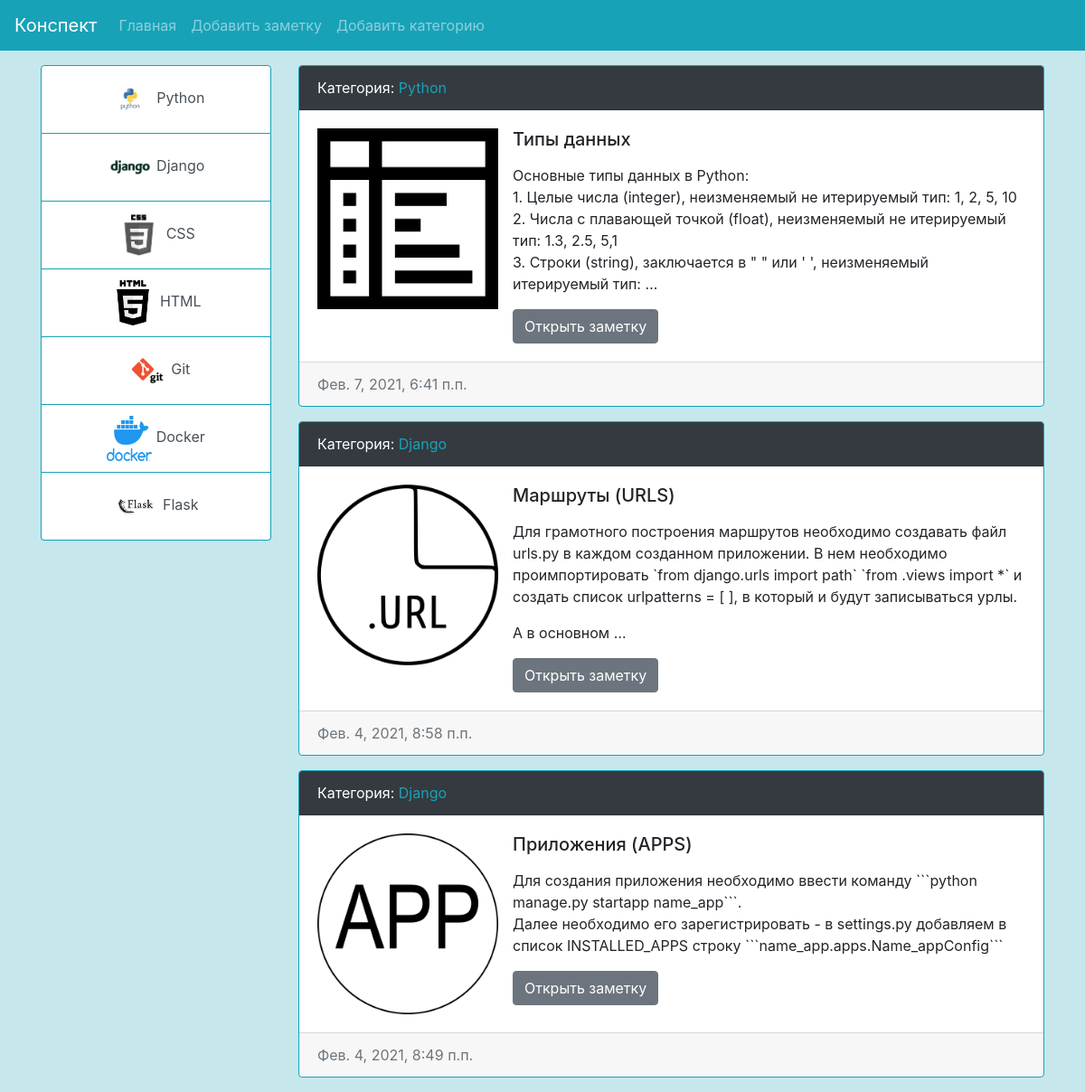
The page / on the database its author committed.
### notes/models.py (models this page shows, shortened)
class CategoryModel(models.Model):
    title = models.CharField(max_length=150,
                             verbose_name='Категория',
                             db_index=True)
    photo = models.ImageField(upload_to='category_photos/%Y/%m/%d/',
                              verbose_name='Фото_категории',
                              blank=True)
    def get_absolute_url(self):
        return reverse('view_category', kwargs={'category_id': self.pk})
    def __str__(self):
        return self.title
    class Meta:
        verbose_name = 'Категория'
        verbose_name_plural = 'Категории'

class NoteModel(models.Model):
    note_title = models.CharField(max_length=150,
                                  db_index=True,
                                  verbose_name='Заголовок')
    note_content = models.TextField(blank=True,
                                    verbose_name='Контент')
    created_at = models.DateTimeField(auto_now_add=True,
                                      verbose_name='Дата создания')
    updated_at = models.DateTimeField(auto_now=True,
                                      verbose_name="Обновлено")
    note_photo = models.ImageField(upload_to='note_photos/%Y/%m/%d/',
                                   verbose_name="Фото_заметки",
                                   blank=True)
    is_published = models.BooleanField(default=True,
                                       verbose_name="Опубликовано")
    category = models.ForeignKey("CategoryModel",
                                 on_delete=models.PROTECT,
                                 verbose_name='Категория')
    def get_absolute_url(self):
        return reverse('view_note', kwargs={'note_id': self.pk})
    class Meta:
        verbose_name = 'Заметка'
        verbose_name_plural = 'Заметки'
        ordering = ['-created_at', 'note_title']

### notes/views.py (the view)
# urls.py: path('', index, name='home'),
def index(request):
    notes = NoteModel.objects.all()
    context = {'notes': notes,
               'title': 'Конспект',
               }
    return render(request, "notes/index.html", context)

### notes/templatetags/notes_tags.py (called while the page is built)
@register.inclusion_tag('notes/list_categories.html')
def show_categories():
    categories = CategoryModel.objects.all()
    return {'categories': categories}

### notes/templates/notes/index.html (shortened to what this page needs)
{% extends 'base.html' %}
{% block sidebar %}
            {% include 'include_templates/_sidebar.html' %}
{% endblock %}
{% block content %}
            {% for item in notes %}
                <div class="card mb-3 card border-info">
                    <div class="card-header text-white bg-dark">
                        Категория: <a href="{{ item.category.get_absolute_url }}" class="text-info">{{ item.category }}</a>
                    </div>
                    <div class="card-body">
                        <div class="media">
                            {% if item.note_photo %}
                                <img src="{{ item.note_photo.url }}" alt=""
                                     width="200" height="200" class="mr-3">
                            {% else %}
                                <img src="https://pbs.twimg.com/media/DotX76qX4AAPR6O.png"
                                     alt="" width="200" height="200"
                                     class="mr-3">
                            {% endif %}
                            <div class="media-body">
                                <h5 class="card-title">{{ item.note_title }}</h5>
                                <p class="card-text">{{ item.note_content|linebreaks|truncatewords:40 }}</p>
                                <a href="{{ item.get_absolute_url }}" class="btn btn-secondary">Открыть
                                    заметку</a>
                            </div>
                        </div>
                    </div>
                    <div class="card-footer text-muted">
                        {{ item.created_at }}
                    </div>
                </div>
            {% endfor %}
{% endblock %}

### templates/base.html (shortened to what this page needs)
{% load static %}
<!doctype html>
<html lang="ru">
<head>
    <link rel="stylesheet" href="{% static 'bootstrap/css/bootstrap.min.css' %}">
    <link rel="stylesheet" href="{% static 'css/style.css' %}">
</head>
<body>
{% include 'include_templates/_navbar.html' %}
<div class="container mt-3">
    <div class="row">
        <div class="col-md-3">
            {% block sidebar %}{% endblock %}
        </div>
        <div class="col-md-9">
            {% block content %}{% endblock %}
        </div>
    </div>
</div>
</body>
</html>

### templates/include_templates/_navbar.html (shortened to what this page needs)
<nav class="navbar navbar-expand-lg navbar-dark bg-info">
    <a class="navbar-brand" href="{% url 'home' %}">Конспект</a>
    <div class="collapse navbar-collapse" id="navbarSupportedContent">
        <ul class="navbar-nav mr-auto">
            <li class="nav-item"><a class="nav-link" href=
                    "{% url 'home' %}">Главная</a></li>
            <li class="nav-item"><a class="nav-link" href=
                    "{% url 'add_note' %}">Добавить заметку</a></li>
            <li class="nav-item"><a class="nav-link" href=
                    "{% url 'add_category' %}">Добавить категорию</a></li>
        </ul>
    </div>
</nav>

### templates/include_templates/_sidebar.html
{% load notes_tags %}
{% show_categories %}

### notes/templates/notes/list_categories.html
<div class="list-group">
    {% for item in categories %}
        <a href="{{ item.get_absolute_url }}"
           class="list-group-item list-group-item-action text-center  border-info">
            {% if item.photo %}
                <img src="{{ item.photo.url }}" alt="" width="50"
                     height="50">
            {% else %}
                <img src="https://pbs.twimg.com/media/DotX76qX4AAPR6O.png"
                     alt="" width="50" height="50"
                     class="mr-3">
            {% endif %}
            {{ item.title }}</a>
    {% endfor %}
</div>

### my_notes/static/css/style.css (style rules this page uses)
body { background-color: rgba(160, 217, 224, 0.6); }

### rows shown on the page
CategoryModel: photo (picture), title "Python"
CategoryModel: photo (picture), title "Django"
CategoryModel: photo (picture), title "CSS"
CategoryModel: photo (picture), title "HTML"
CategoryModel: photo (picture), title "Git"
CategoryModel: photo (picture), title "Docker"
CategoryModel: photo (picture), title "Flask"
NoteModel: category "Python", note_photo (picture), note_title "Типы данных", note_content "Основные типы данных в Python: 1. Целые числа (integer), неизменяемый не итерируемый тип: 1, 2, 5, 10 2. Числа с плавающей точкой (float), неизменяемый не итерируемый тип: 1.3, 2.5, 5,1 3. Строки (string), заключается в \" \" или ' ', неизменяемый итерируемый тип: …", created_at "Фев. 7, 2021, 6:41 п.п."
NoteModel: category "Django", note_photo (picture), note_title "Маршруты (URLS)", note_content "Для грамотного построения маршрутов необходимо создавать файл urls.py в каждом созданном приложении. В нем необходимо проимпортировать `from django.urls import path` `from .views import *` и создать список urlpatterns = [ ], в который и будут записываться урлы. А в основном …", created_at "Фев. 4, 2021, 8:58 п.п."
NoteModel: category "Django", note_photo (picture), note_title "Приложения (APPS)", note_content "Для создания приложения необходимо ввести команду ```python manage.py startapp name_app```. Далее необходимо его зарегистрировать - в settings.py добавляем в список INSTALLED_APPS строку ```name_app.apps.Name_appConfig```", created_at "Фев. 4, 2021, 8:49 п.п."
